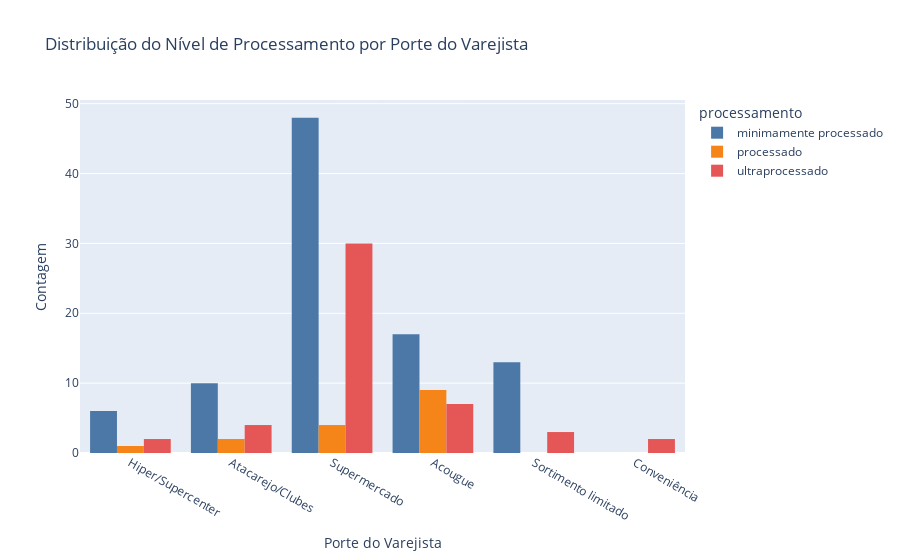

Notebook cell for this chart:
### Code cell
# Verificar a distribuição do nível de processamento por porte do varejista
import plotly.express as px

fig = px.histogram(df, x='porte_loja', color='processamento',
                   barmode='group',
                   title='Distribuição do Nível de Processamento por Porte do Varejista',
                   labels={'porte_loja': 'Porte do Varejista', 'count': 'Contagem'},
                   category_orders={"processamento": ["minimamente processado", "processado", "ultraprocessado"]},
                   color_discrete_sequence=px.colors.qualitative.T10)
fig.update_layout(xaxis_title='Porte do Varejista', yaxis_title='Contagem')
fig.show()

### Figure 1 — Plotly figure (JSON) as saved in the notebook; plotly's stock layout.template omitted (floating-point values rounded to 4 significant figures)
{"data": [{"alignmentgroup": "True", "bingroup": "x", "hovertemplate": "processamento=minimamente processado<br>Porte do Varejista=%{x}<br>count=%{y}<extra></extra>", "legendgroup": "minimamente processado", "marker": {"color": "#4C78A8", "pattern": {"shape": ""}}, "name": "minimamente processado", "offsetgroup": "minimamente processado", "orientation": "v", "showlegend": true, "type": "histogram", "x": ["Hiper/Supercenter", "Atacarejo/Clubes", "Atacarejo/Clubes", "Atacarejo/Clubes", "Supermercado", "Supermercado", "Atacarejo/Clubes", "Atacarejo/Clubes", "Atacarejo/Clubes", "Atacarejo/Clubes", "Atacarejo/Clubes", "Atacarejo/Clubes", "Atacarejo/Clubes", "Acougue", "Acougue", "Acougue", "Acougue", "Acougue", "Acougue", "Acougue", "Acougue", "Acougue", "Supermercado", "Supermercado", "Supermercado", "Supermercado", "Supermercado", "Supermercado", "Supermercado", "Hiper/Supercenter", "Hiper/Supercenter", "Hiper/Supercenter", "Hiper/Supercenter", "Hiper/Supercenter", "Acougue", "Acougue", "Acougue", "Acougue", "Acougue", "Acougue", "Supermercado", "Supermercado", "Supermercado", "Acougue", "Acougue", "Supermercado", "Supermercado", "Supermercado", "Supermercado", "Supermercado", "Supermercado", "Supermercado", "Supermercado", "Supermercado", "Supermercado", "Supermercado", "Supermercado", "Supermercado", "Supermercado", "Supermercado", "Supermercado", "Supermercado", "Supermercado", "Supermercado", "Supermercado", "Supermercado", "Supermercado", "Supermercado", "Supermercado", "Supermercado", "Supermercado", "Supermercado", "Supermercado", "Supermercado", "Supermercado", "Supermercado", "Supermercado", "Supermercado", "Supermercado", "Supermercado", "Supermercado", "Sortimento limitado", "Sortimento limitado", "Sortimento limitado", "Sortimento limitado", "Sortimento limitado", "Sortimento limitado", "Sortimento limitado", "Sortimento limitado", "Sortimento limitado", "Sortimento limitado", "Sortimento limitado", "Sortimento limitado", "Sortimento limitado"], "xaxis": "x", "yaxis": "y"}, {"alignmentgroup": "True", "bingroup": "x", "hovertemplate": "processamento=processado<br>Porte do Varejista=%{x}<br>count=%{y}<extra></extra>", "legendgroup": "processado", "marker": {"color": "#F58518", "pattern": {"shape": ""}}, "name": "processado", "offsetgroup": "processado", "orientation": "v", "showlegend": true, "type": "histogram", "x": ["Atacarejo/Clubes", "Atacarejo/Clubes", "Acougue", "Acougue", "Acougue", "Acougue", "Supermercado", "Supermercado", "Hiper/Supercenter", "Acougue", "Acougue", "Acougue", "Acougue", "Acougue", "Supermercado", "Supermercado"], "xaxis": "x", "yaxis": "y"}, {"alignmentgroup": "True", "bingroup": "x", "hovertemplate": "processamento=ultraprocessado<br>Porte do Varejista=%{x}<br>count=%{y}<extra></extra>", "legendgroup": "ultraprocessado", "marker": {"color": "#E45756", "pattern": {"shape": ""}}, "name": "ultraprocessado", "offsetgroup": "ultraprocessado", "orientation": "v", "showlegend": true, "type": "histogram", "x": ["Supermercado", "Conveniência", "Conveniência", "Hiper/Supercenter", "Hiper/Supercenter", "Atacarejo/Clubes", "Atacarejo/Clubes", "Atacarejo/Clubes", "Atacarejo/Clubes", "Acougue", "Acougue", "Acougue", "Acougue", "Acougue", "Supermercado", "Supermercado", "Acougue", "Acougue", "Supermercado", "Supermercado", "Supermercado", "Supermercado", "Supermercado", "Supermercado", "Supermercado", "Supermercado", "Supermercado", "Supermercado", "Supermercado", "Supermercado", "Supermercado", "Supermercado", "Supermercado", "Supermercado", "Supermercado", "Supermercado", "Supermercado", "Supermercado", "Supermercado", "Supermercado", "Supermercado", "Supermercado", "Supermercado", "Supermercado", "Supermercado", "Sortimento limitado", "Sortimento limitado", "Sortimento limitado"], "xaxis": "x", "yaxis": "y"}], "layout": {"barmode": "group", "legend": {"title": {"text": "processamento"}, "tracegroupgap": 0}, "title": {"text": "Distribuição do Nível de Processamento por Porte do Varejista"}, "xaxis": {"anchor": "y", "domain": [0, 1], "title": {"text": "Porte do Varejista"}}, "yaxis": {"anchor": "x", "domain": [0, 1], "title": {"text": "Contagem"}}}}
